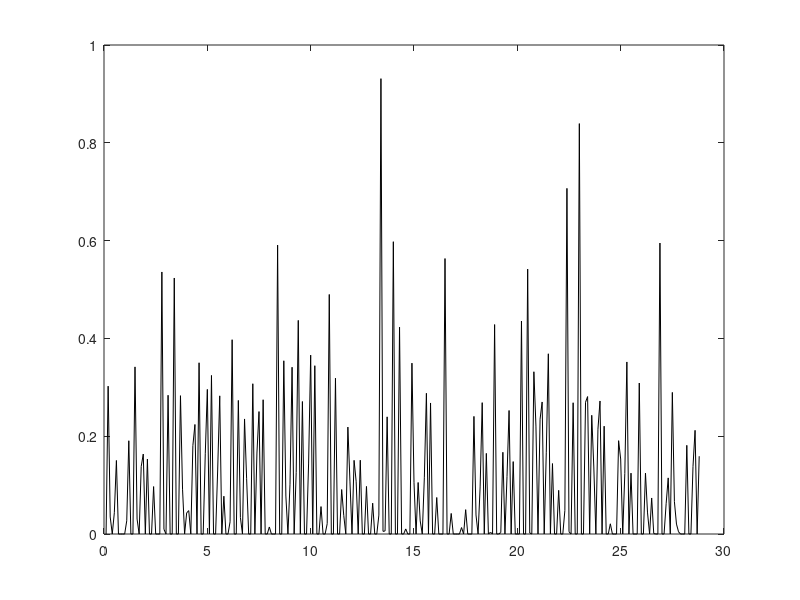

The MATLAB script that drew this image:
fileID = fopen('test4.txt','r');

dataArray = textscan(fileID,  '%f%f%f%[^\n\r]', 'Delimiter', ',', 'HeaderLines' ,1, 'ReturnOnError', false);
fclose(fileID); X = dataArray{:, 1}; Y = dataArray{:, 2}; Z = dataArray{:, 3};
clear fileID dataArray; close all

T = 0.1:0.1:(0.1*length(X));
A = sqrt(X.^2+Y.^2+Z.^2); A = (A-1).*(A>1);
%figure(); plot(T,X,'r-',T,Y,'g-',T,Z,'b-');
figure(); plot(T, A,'k-');

% Averager
ma = @(n) [2/n repmat(1/n, [1 n-1]) 2/n];
A2 = conv(A,ma(3)); 
%figure(); plot(A2,'k-');

% Compound
M = [mode(abs(X)), mode(abs(Y)), mode(abs(Z))];
[~,i] = sort(M);
K = [1 0.5 0.25]; K = K(i);
Xi = X*K(1); Yi = Y*K(2); Zi = Z*K(3);
%figure(); plot(T,Xi+Yi+Zi);

% Count Steps
THRESH = 0.5;
STEPS = 2*sum(diff(A>THRESH)>0)
